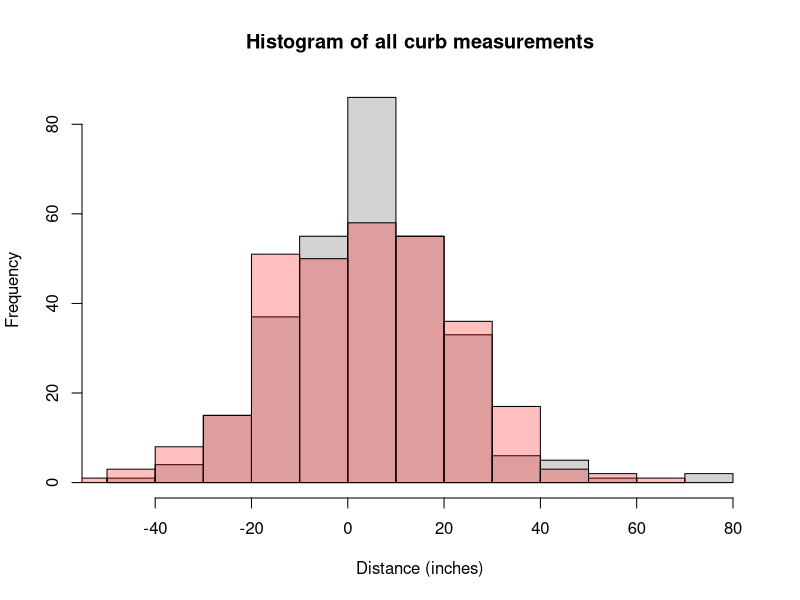
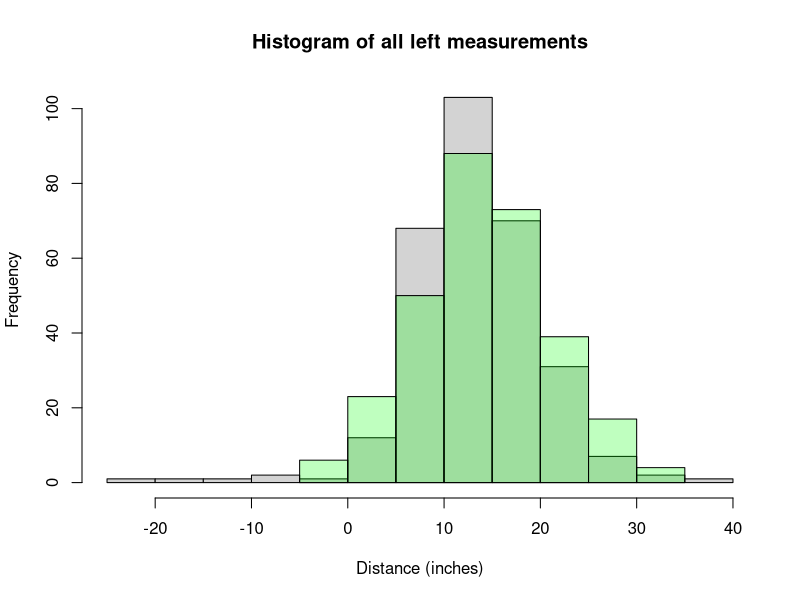
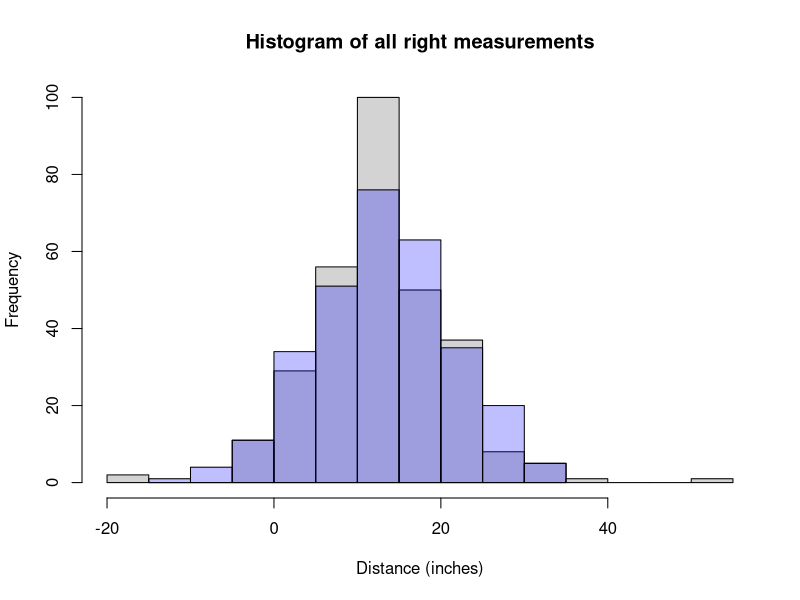

Write the R code that produced these figures, in order.
## ---- chunk 1
knitr::opts_chunk$set(echo = TRUE)
## ---- chunk 2
#load csvs
MEB_Parking <- read.csv("resources/MEB Parking Lot.csv")
Union_Parking <- read.csv("resources/Union Parking Lot.csv")
Student_Store_Parking <- read.csv("resources/Student Store Parking Lot.csv")
All_Parking <- rbind(MEB_Parking, Student_Store_Parking, Union_Parking)

## ---- chunk 3


# this gets the average of each type of car measurements
acura_left_avg <- mean(All_Parking$left[grep("acura", All_Parking$make)])
acura_right_avg <- mean(All_Parking$right[grep("acura", All_Parking$make)])
acura_curb_avg <- mean(All_Parking$curb[grep("acura", All_Parking$make)])
acura_stats <- c(acura_left_avg, acura_right_avg, acura_curb_avg)

audi_left_avg <- mean(All_Parking$left[grep("audi", All_Parking$make)])
audi_right_avg <- mean(All_Parking$right[grep("audi", All_Parking$make)])
audi_curb_avg <- mean(All_Parking$curb[grep("audi", All_Parking$make)])
audi_stats <- c(audi_left_avg, audi_right_avg, audi_curb_avg)


bmw_left_avg <- mean(All_Parking$left[grep("bmw", All_Parking$make)])
bmw_right_avg <- mean(All_Parking$right[grep("bmw", All_Parking$make)])
bmw_curb_avg <- mean(All_Parking$curb[grep("bmw", All_Parking$make)])
bmw_stats <- c(bmw_left_avg, bmw_right_avg, bmw_curb_avg)

                                      
buick_left_avg <- mean(All_Parking$left[grep("buick", All_Parking$make)])
buick_right_avg <- mean(All_Parking$right[grep("buick", All_Parking$make)])
buick_curb_avg <- mean(All_Parking$curb[grep("buick", All_Parking$make)])
buick_stats <- c(buick_left_avg, buick_right_avg, buick_curb_avg)

chevy_left_avg <- mean(All_Parking$left[grep("chevy", All_Parking$make)])
chevy_right_avg <- mean(All_Parking$right[grep("chevy", All_Parking$make)])
chevy_curb_avg <- mean(All_Parking$curb[grep("chevy", All_Parking$make)])
chevy_stats <- c(chevy_left_avg, chevy_right_avg, chevy_curb_avg)

chrysler_left_avg <- mean(All_Parking$left[grep("chrysler", All_Parking$make)])
chrysler_right_avg <- mean(All_Parking$right[grep("chrysler", All_Parking$make)])
chrysler_curb_avg <- mean(All_Parking$curb[grep("chrysler", All_Parking$make)])
chrysler_stats <- c(chrysler_left_avg, chrysler_right_avg, chrysler_curb_avg)

dodge_left_avg <- mean(All_Parking$left[grep("dodge", All_Parking$make)])
dodge_right_avg <- mean(All_Parking$right[grep("dodge", All_Parking$make)])
dodge_curb_avg <- mean(All_Parking$curb[grep("dodge", All_Parking$make)])
dodge_stats <- c(dodge_left_avg, dodge_right_avg, dodge_curb_avg)

ford_left_avg <- mean(All_Parking$left[grep("ford", All_Parking$make)])
ford_right_avg <- mean(All_Parking$right[grep("ford", All_Parking$make)])
ford_curb_avg <- mean(All_Parking$curb[grep("ford", All_Parking$make)])
ford_stats <- c(ford_left_avg, ford_right_avg, ford_curb_avg)

gmc_left_avg <- mean(All_Parking$left[grep("gmc", All_Parking$make)])
gmc_right_avg <- mean(All_Parking$right[grep("gmc", All_Parking$make)])
gmc_curb_avg <- mean(All_Parking$curb[grep("gmc", All_Parking$make)])
gmc_stats <- c(gmc_left_avg, gmc_right_avg, gmc_curb_avg)

honda_left_avg <- mean(All_Parking$left[grep("honda", All_Parking$make)])
honda_right_avg <- mean(All_Parking$right[grep("honda", All_Parking$make)])
honda_curb_avg <- mean(All_Parking$curb[grep("honda", All_Parking$make)])
honda_stats <- c(honda_left_avg, honda_right_avg, honda_curb_avg)

hyundai_left_avg <- mean(All_Parking$left[grep("hyundai", All_Parking$make)])
hyundai_right_avg <- mean(All_Parking$right[grep("hyundai", All_Parking$make)])
hyundai_curb_avg <- mean(All_Parking$curb[grep("hyundai", All_Parking$make)])
hyundai_stats <- c(hyundai_left_avg,hyundai_right_avg, hyundai_curb_avg)

infiniti_left_avg <- mean(All_Parking$left[grep("infiniti", All_Parking$make)])
infiniti_right_avg <- mean(All_Parking$right[grep("infiniti", All_Parking$make)])
infiniti_curb_avg <- mean(All_Parking$curb[grep("infiniti", All_Parking$make)])
infiniti_stats <- c(infiniti_left_avg,infiniti_right_avg, infiniti_curb_avg)

jeep_left_avg <- mean(All_Parking$left[grep("jeep", All_Parking$make)])
jeep_right_avg <- mean(All_Parking$right[grep("jeep", All_Parking$make)])
jeep_curb_avg <- mean(All_Parking$curb[grep("jeep", All_Parking$make)])
jeep_stats <- c(jeep_left_avg,jeep_right_avg, jeep_curb_avg)

kia_left_avg <- mean(All_Parking$left[grep("kia", All_Parking$make)])
kia_right_avg <- mean(All_Parking$right[grep("kia", All_Parking$make)])
kia_curb_avg <- mean(All_Parking$curb[grep("kia", All_Parking$make)])
kia_stats <- c(kia_left_avg,kia_right_avg, kia_curb_avg)

lexus_left_avg <- mean(All_Parking$left[grep("lexus", All_Parking$make)])
lexus_right_avg <- mean(All_Parking$right[grep("lexus", All_Parking$make)])
lexus_curb_avg <- mean(All_Parking$curb[grep("lexus", All_Parking$make)])
lexus_stats <- c(lexus_left_avg,lexus_right_avg, lexus_curb_avg)

lincoln_left_avg <- mean(All_Parking$left[grep("lincoln", All_Parking$make)])
lincoln_right_avg <- mean(All_Parking$right[grep("lincoln", All_Parking$make)])
lincoln_curb_avg <- mean(All_Parking$curb[grep("lincoln", All_Parking$make)])
lincoln_stats <- c(lincoln_left_avg,lincoln_right_avg, lincoln_curb_avg)

maserati_left_avg <- mean(All_Parking$left[grep("maserati", All_Parking$make)])
maserati_right_avg <- mean(All_Parking$right[grep("maserati", All_Parking$make)])
maserati_curb_avg <- mean(All_Parking$curb[grep("maserati", All_Parking$make)])
maserati_stats <- c(maserati_left_avg,maserati_right_avg, maserati_curb_avg)

mazda_left_avg <- mean(All_Parking$left[grep("mazda", All_Parking$make)])
mazda_right_avg <- mean(All_Parking$right[grep("mazda", All_Parking$make)])
mazda_curb_avg <- mean(All_Parking$curb[grep("mazda", All_Parking$make)])
mazda_stats <- c(mazda_left_avg,mazda_right_avg, mazda_curb_avg)

mercedes_left_avg <- mean(All_Parking$left[grep("mercedes", All_Parking$make)])
mercedes_right_avg <- mean(All_Parking$right[grep("mercedes", All_Parking$make)])
mercedes_curb_avg <- mean(All_Parking$curb[grep("mercedes", All_Parking$make)])
mercedes_stats <- c(mercedes_left_avg,mercedes_right_avg, mercedes_curb_avg)

mitsubishi_left_avg <- mean(All_Parking$left[grep("mitsubishi", All_Parking$make)])
mitsubishi_right_avg <- mean(All_Parking$right[grep("mitsubishi", All_Parking$make)])
mitsubishi_curb_avg <- mean(All_Parking$curb[grep("mitsubishi", All_Parking$make)])
mitsubishi_stats <- c(mitsubishi_left_avg,mitsubishi_right_avg, mitsubishi_curb_avg)

nissan_left_avg <- mean(All_Parking$left[grep("nissan", All_Parking$make)])
nissan_right_avg <- mean(All_Parking$right[grep("nissan", All_Parking$make)])
nissan_curb_avg <- mean(All_Parking$curb[grep("nissan", All_Parking$make)])
nissan_stats <- c(nissan_left_avg,nissan_right_avg, nissan_curb_avg)

porche_left_avg <- mean(All_Parking$left[grep("porche", All_Parking$make)])
porche_right_avg <- mean(All_Parking$right[grep("porche", All_Parking$make)])
porche_curb_avg <- mean(All_Parking$curb[grep("porche", All_Parking$make)])
porche_stats <- c(porche_left_avg,porche_right_avg, porche_curb_avg)

ram_left_avg <- mean(All_Parking$left[grep("ram", All_Parking$make)])
ram_right_avg <- mean(All_Parking$right[grep("ram", All_Parking$make)])
ram_curb_avg <- mean(All_Parking$curb[grep("ram", All_Parking$make)])
ram_stats <- c(ram_left_avg,ram_right_avg, ram_curb_avg)

saturn_left_avg <- mean(All_Parking$left[grep("saturn", All_Parking$make)])
saturn_right_avg <- mean(All_Parking$right[grep("saturn", All_Parking$make)])
saturn_curb_avg <- mean(All_Parking$curb[grep("saturn", All_Parking$make)])
saturn_stats <- c(saturn_left_avg,saturn_right_avg, saturn_curb_avg)

subi_left_avg <- mean(All_Parking$left[grep("subi", All_Parking$make)])
subi_right_avg <- mean(All_Parking$right[grep("subi", All_Parking$make)])
subi_curb_avg <- mean(All_Parking$curb[grep("subi", All_Parking$make)])
subi_stats <- c(subi_left_avg,subi_right_avg, subi_curb_avg)

tesla_left_avg <- mean(All_Parking$left[grep("tesla", All_Parking$make)])
tesla_right_avg <- mean(All_Parking$right[grep("tesla", All_Parking$make)])
tesla_curb_avg <- mean(All_Parking$curb[grep("tesla", All_Parking$make)])
tesla_stats <- c(tesla_left_avg,tesla_right_avg, tesla_curb_avg)

toyota_left_avg <- mean(All_Parking$left[grep("toyota", All_Parking$make)])
toyota_right_avg <- mean(All_Parking$right[grep("toyota", All_Parking$make)])
toyota_curb_avg <- mean(All_Parking$curb[grep("toyota", All_Parking$make)])
toyota_stats <- c(toyota_left_avg,toyota_right_avg,toyota_curb_avg)

volvo_left_avg <- mean(All_Parking$left[grep("volvo", All_Parking$make)])
volvo_right_avg <- mean(All_Parking$right[grep("volvo", All_Parking$make)])
volvo_curb_avg <- mean(All_Parking$curb[grep("volvo", All_Parking$make)])
volvo_stats <- c(volvo_left_avg,volvo_right_avg,volvo_curb_avg)

vw_left_avg <- mean(All_Parking$left[grep("vw", All_Parking$make)])
vw_right_avg <- mean(All_Parking$right[grep("vw", All_Parking$make)])
vw_curb_avg <- mean(All_Parking$curb[grep("vw", All_Parking$make)])
vw_stats <- c(vw_left_avg,vw_right_avg,vw_curb_avg)


## ---- chunk 4
#make a large table

all_make_stats_df <- data.frame(acura_stats, audi_stats, bmw_stats, buick_stats, chevy_stats, chrysler_stats, dodge_stats, ford_stats, gmc_stats, honda_stats, hyundai_stats, infiniti_stats, jeep_stats, kia_stats, lexus_stats, lincoln_stats, maserati_stats, mazda_stats, mercedes_stats, mitsubishi_stats, nissan_stats, porche_stats, ram_stats, saturn_stats, subi_stats, tesla_stats, toyota_stats, volvo_stats, vw_stats)


new_df <- as.data.frame(t(all_make_stats_df), row.names = c("Acura", "Audi", "BMW", "Buick", "Chevy", "Chrysler", "Dodge", "Ford", "GMC", "Honda", "Hyundai", "Infiniti", "Jeep", "Kia","Lexus", "Lincoln", "Maserati", "Mazda", "Mercedes", "Mitsubishi", "Nissan", "Porche", "Ram", "Saturn", "Subaru", "Tesla", "Toyota", "Volvo", "Volkswagen"))

colnames(new_df) <- c("Left", "Right", "Curb")

rmarkdown::paged_table(new_df)
## ---- chunk 5
# hist of measurements
hist(All_Parking$curb, main=paste("Histogram of all curb measurements"), xlab = paste("Distance (inches)"))
hist(rnorm(300, mean(All_Parking$curb), sd(All_Parking$curb)), add=T, col = rgb(1, 0, 0, 0.25))
summary(All_Parking$curb)
## ---- chunk 6
hist(All_Parking$left, main=paste("Histogram of all left measurements"), xlab = paste("Distance (inches)"))
hist(rnorm(300, mean(All_Parking$left), sd(All_Parking$left)), add=T, col = rgb(0, 1, 0, 0.25))
summary(All_Parking$left)
## ---- chunk 7
hist(All_Parking$right, main=paste("Histogram of all right measurements"), xlab = paste("Distance (inches)"))
hist(rnorm(300, mean(All_Parking$right), sd(All_Parking$right)), add=T, col = rgb(0, 0, 1, 0.25))
summary(All_Parking$right)
## ---- chunk 8
# conf interval curb
n <- 300 # sample size

curb_mean <- mean(All_Parking$curb) # sample mean
curb_sd <- sd(All_Parking$curb) # std

curb_error <- qt(0.95,df=n-1)*curb_sd/sqrt(n)
curb_lower <- curb_mean - curb_error
curb_upper <- curb_mean + curb_error

print(paste("We are 95% confident that our average/mean distance from the curb is between ", round(curb_lower, 2), " inches and ", round(curb_upper, 2), " inches"))

# left
left_mean <- mean(All_Parking$left) # sample mean
left_sd <- sd(All_Parking$left) # std

left_error <- qt(0.95,df=n-1)*left_sd/sqrt(n)
left_lower <- left_mean - left_error
left_upper <- left_mean + left_error

print(paste("We are 95% confident that our average/mean distance from the left is between ", round(left_lower, 2), " inches and ", round(left_upper, 2), " inches"))

# right
right_mean <- mean(All_Parking$right) # sample mean
right_sd <- sd(All_Parking$right) # std

right_error <- qt(0.95,df=n-1)*right_sd/sqrt(n)
right_lower <- right_mean - right_error
right_upper <- right_mean + right_error

print(paste("We are 95% confident that our average/mean distance from the right is between ", round(right_lower, 2), " inches and ", round(right_upper, 2), " inches"))
## ---- chunk 9
# Types of cars
table(All_Parking$make)
## ---- chunk 10
table(All_Parking$type)
## ---- chunk 11
table(All_Parking$state)
## ---- chunk 12

for(i in colnames(all_make_stats_df)){
  print(stringr::str_replace(i, "_stats", " sum of average distance (inches)"))
  print(sum(all_make_stats_df[i]) / 3)
}


print("Sample sum of average distance (inches)")
print((mean(All_Parking$curb) + mean(All_Parking$left) + mean(All_Parking$right))/3)
